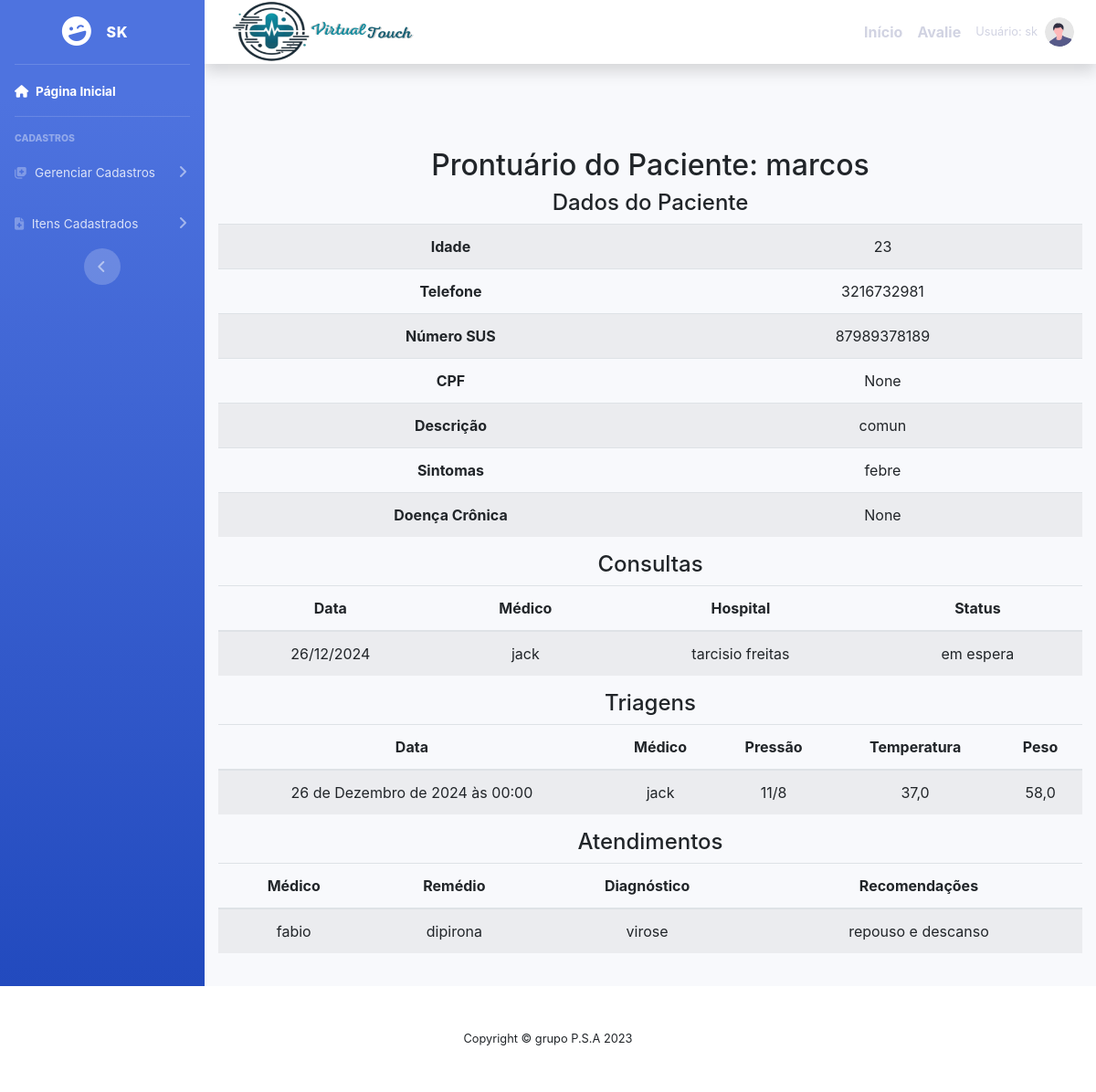
/prontuario/1/ (signed in), run on an earlier commit of the app's database.
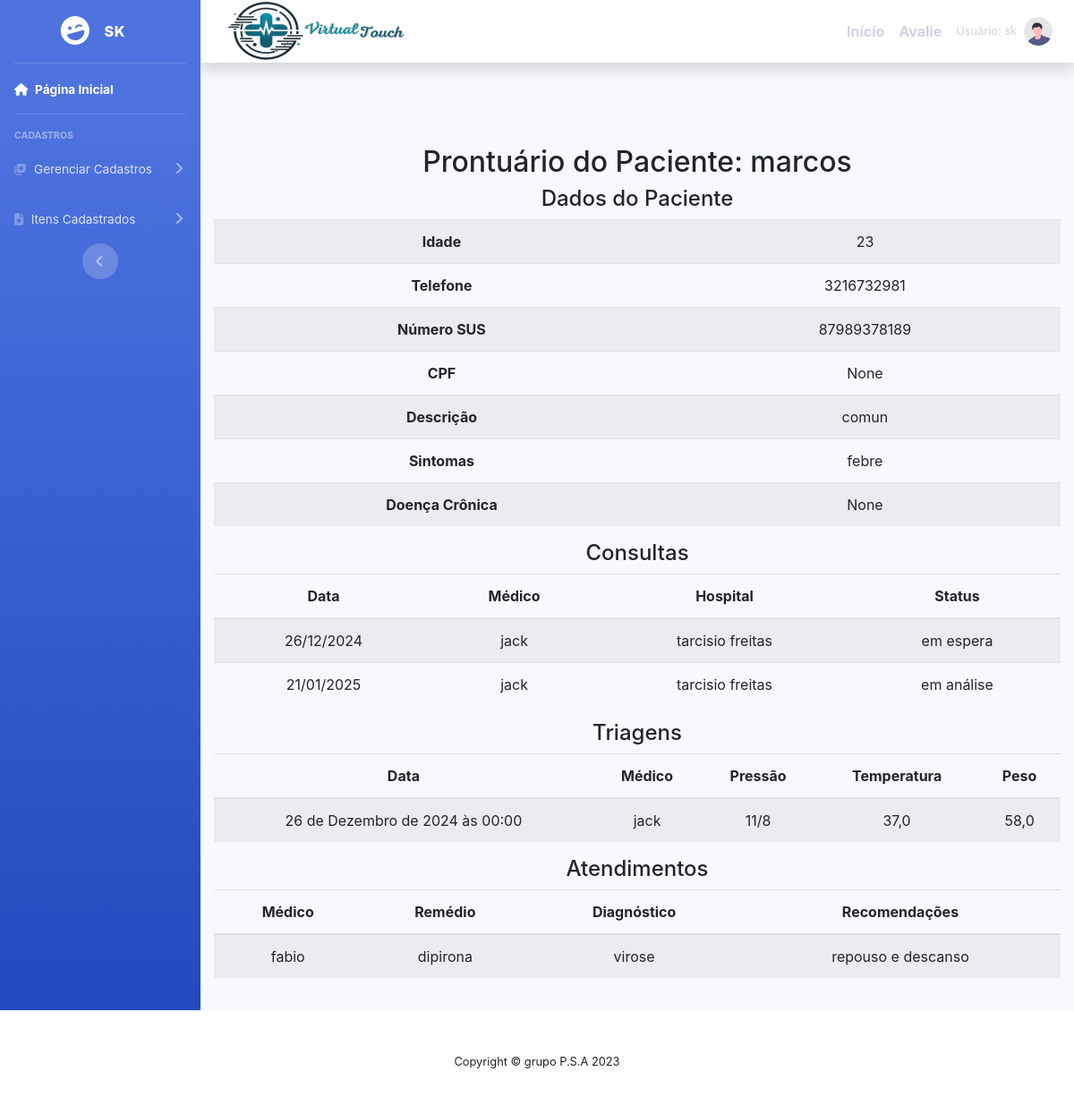
And on a later commit of the database.
### cadastros/models.py (models this page shows, shortened)
class Consulta(models.Model):
    usuario  = models.ForeignKey(User, on_delete=models.PROTECT)
    nome ="consulta"
    paciente = models.ForeignKey(Paciente,on_delete = models.PROTECT)
    data = models.CharField (verbose_name='data', max_length = 10)
    medico = models.ForeignKey (Medico, on_delete=models.PROTECT)
    hospital = models.ForeignKey(Hospital, on_delete=models.PROTECT)
    status = models.CharField( verbose_name ='status' ,max_length=20,  null =True ,blank = True )

class Medico(models.Model):
    usuario  = models.ForeignKey(User, on_delete=models.PROTECT)
    numero = models.IntegerField(verbose_name="Número de telefone")
    nome = models.CharField(max_length=50, verbose_name=" nome")
    cpf = models.CharField(max_length = 11 ,verbose_name=" cpf ")
    especificacao = models.CharField(max_length=150)
    hospital = models.ForeignKey(Hospital, on_delete=models.PROTECT)

class Hospital(models.Model):
    usuario = models.ForeignKey(User, on_delete=models.PROTECT)
    nome = models.CharField(max_length=50)
    descricao = models.CharField(max_length=150,
        verbose_name="descricao")

class Triagem(models.Model):
    usuario = models.ForeignKey(User, on_delete=models.PROTECT)
    paciente = models.ForeignKey(Paciente, on_delete=models.PROTECT)
    data = models.DateTimeField(verbose_name='data')  # Change to DateTimeField for datetime input
    medico = models.ForeignKey(Medico, on_delete=models.PROTECT)
    hospital = models.ForeignKey(Hospital, on_delete=models.PROTECT)
    horario = models.TimeField(verbose_name="horario", default='09:00:00')  # Set default time
    pressao = models.CharField(verbose_name='pressao', max_length=20)
    temperatura = models.FloatField(verbose_name='temperatura')
    peso = models.FloatField(verbose_name='peso_corporal')
    glicose = models.CharField(verbose_name='glicose', max_length=6, null=True, blank=True)

class Atendimento(models.Model):
    paciente = models.ForeignKey(Paciente, on_delete=models.PROTECT)
    medico = models.ForeignKey(Medico, on_delete=models.PROTECT)
    usuario = models.ForeignKey(User, on_delete=models.PROTECT)
    remedio = models.CharField(verbose_name ='remedio' ,max_length=255)
    diagnostico = models.TextField(verbose_name='diagnostico' , max_length=255)
    recomendacoes = models.TextField(verbose_name = 'recomendacoes', max_length=255 ,null=True, blank=True)

### cadastros/views.py (the view)
# urls.py: path('prontuario/<int:paciente_id>/', prontuario_view, name='prontuario'),
def prontuario_view(request, paciente_id):
    try:
        paciente = Paciente.objects.get(id=paciente_id)
    except Paciente.DoesNotExist:
        raise Http404("Paciente não encontrado")
    consultas = Consulta.objects.filter(paciente=paciente)
    triagens = Triagem.objects.filter(paciente=paciente)
    atendimentos = Atendimento.objects.filter(paciente=paciente)
    context = {
        'paciente': paciente,
        'consultas': consultas,
        'triagens': triagens,
        'atendimentos': atendimentos,
    }
    return render(request, 'prontuario.html', context)

### paginas/templates/prontuario.html (shortened to what this page needs)
{% extends 'modelo.html' %}
{% load static %}
{% block conteudo %}
    <div class="container mt-5">
        <h2>Prontuário do Paciente: {{ paciente.nome }}</h2>
        <h4>Dados do Paciente</h4>
        <table class="table table-striped">
            <tbody>
                <tr>
                    <th>Idade</th>
                    <td>{{ paciente.idade }}</td>
                </tr>
                <tr>
                    <th>Telefone</th>
                    <td>{{ paciente.telefone }}</td>
                </tr>
                <tr>
                    <th>Número SUS</th>
                    <td>{{ paciente.numero_sus }}</td>
                </tr>
                <tr>
                    <th>CPF</th>
                    <td>{{ paciente.cpf }}</td>
                </tr>
                <tr>
                    <th>Descrição</th>
                    <td>{{ paciente.descricao }}</td>
                </tr>
                <tr>
                    <th>Sintomas</th>
                    <td>{{ paciente.sintomas }}</td>
                </tr>
                <tr>
                    <th>Doença Crônica</th>
                    <td>{{ paciente.doença_cronica }}</td>
                </tr>
            </tbody>
        </table>
        <h4>Consultas</h4>
        <table class="table table-striped">
            <thead>
                <tr>
                    <th>Data</th>
                    <th>Médico</th>
                    <th>Hospital</th>
                    <th>Status</th>
                </tr>
            </thead>
            <tbody>
                {% for consulta in consultas %}
                <tr>
                    <td>{{ consulta.data }}</td>
                    <td>{{ consulta.medico.nome }}</td>
                    <td>{{ consulta.hospital.nome }}</td>
                    <td>{{ consulta.status }}</td>
                </tr>
                {% empty %}
                <tr>
                    <td colspan="4">Nenhuma consulta registrada.</td>
                </tr>
                {% endfor %}
            </tbody>
        </table>
        <h4>Triagens</h4>
        <table class="table table-striped">
            <thead>
                <tr>
                    <th>Data</th>
                    <th>Médico</th>
                    <th>Pressão</th>
                    <th>Temperatura</th>
                    <th>Peso</th>
                </tr>
            </thead>
            <tbody>
                {% for triagem in triagens %}
                <tr>
                    <td>{{ triagem.data }}</td>
                    <td>{{ triagem.medico.nome }}</td>
                    <td>{{ triagem.pressao }}</td>
                    <td>{{ triagem.temperatura }}</td>
                    <td>{{ triagem.peso }}</td>
                </tr>
                {% empty %}
                <tr>
                    <td colspan="5">Nenhuma triagem registrada.</td>
                </tr>
                {% endfor %}
            </tbody>
        </table>
        <h4>Atendimentos</h4>
        <table class="table table-striped">
            <thead>
                <tr>
                    <th>Médico</th>
                    <th>Remédio</th>
                    <th>Diagnóstico</th>
                    <th>Recomendações</th>
                </tr>
            </thead>
            <tbody>
                {% for atendimento in atendimentos %}
                <tr>
                    <td>{{ atendimento.medico.nome }}</td>
                    <td>{{ atendimento.remedio }}</td>
                    <td>{{ atendimento.diagnostico }}</td>
                    <td>{{ atendimento.recomendacoes }}</td>
                </tr>
                {% empty %}
                <tr>
                    <td colspan="4">Nenhum atendimento registrado.</td>
                </tr>
                {% endfor %}
            </tbody>
        </table>
    </div>
{% endblock %}

What changed in the data, as far as the page shows it:
added Consulta: data "21/01/2025", medico.nome "jack", hospital.nome "tarcisio freitas", status "em análise"
